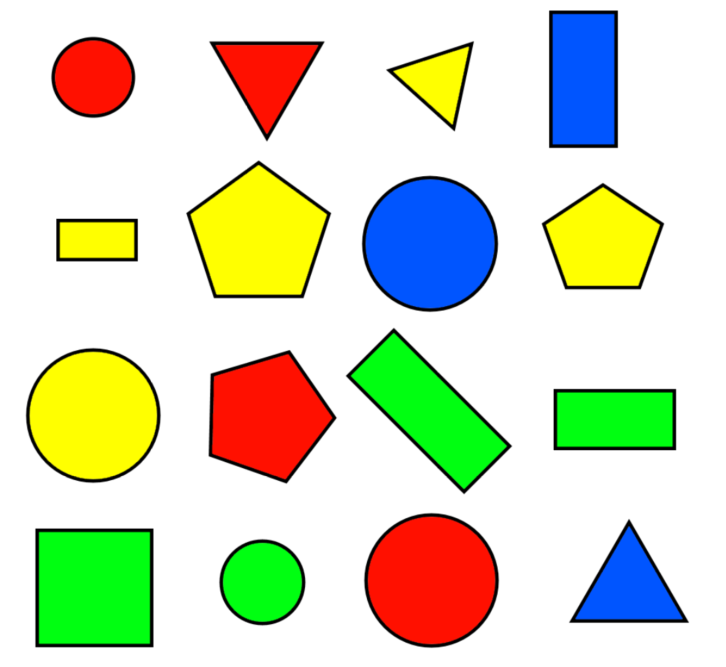
#> input picture Shape Detection/res/shapes.png, 726 x 667 px
$ python shapeDetection.py
#> lines starting #> are read from the running program, lines starting #| are printed output that depends on the picture; after the words box and inside, x2 and y2 are one past the last pixel; in counts of white or black regions, pixels touching at a corner belong together
#> further down, img is the input picture: shape (667, 726, 3); mean B, G, R 191.1, 219.6, 213.3
import cv2
import numpy as np

"""
Author: Satya Jhaveri
Purpose: detects and labels shapes on a white background
"""


def getContours(imgCanny, imgCpy) -> None:
    contours, hierarchy = cv2.findContours(imgCanny, mode=cv2.RETR_EXTERNAL, method=cv2.CHAIN_APPROX_NONE)

    for contour in contours:
        # Getting the area of the current contour:
        area = cv2.contourArea(contour)

        # Only labelling the shape if its area is large enough (this filters out smaller contours detected in error):
        if area > 100:
            cv2.drawContours(imgCpy, contour, -1, (0,0,0), 3)  # Draws the contour in black with thickness 3

            perimeter = cv2.arcLength(contour, closed=True)
            polyApprox = cv2.approxPolyDP(contour, 0.02*perimeter, True)
            cornerCount = len(polyApprox)

            # Drawing a bounding box for the shape:
            x, y, width, height = cv2.boundingRect(polyApprox)
            cv2.rectangle(imgCpy, (x, y), (x+width, y+height), (0, 0, 255), 2)

            # Labelling the shapes:
            if cornerCount < 3:
                objType = "unknown"
            elif cornerCount == 3:
                objType = "triangle"
            elif cornerCount == 4:
                objType = "rectangle"
            elif cornerCount == 5:
                objType = "pentagon"
            else:
                objType = "circle"
            cv2.putText(imgCpy, objType, (x+(width//2) - 20, y+(height//2)), cv2.QT_FONT_NORMAL, 0.75, (0, 0, 0), 1)


def createCanny(image):
    # Converting image to black and white:
    imgGray = cv2.cvtColor(image, cv2.COLOR_BGR2GRAY)
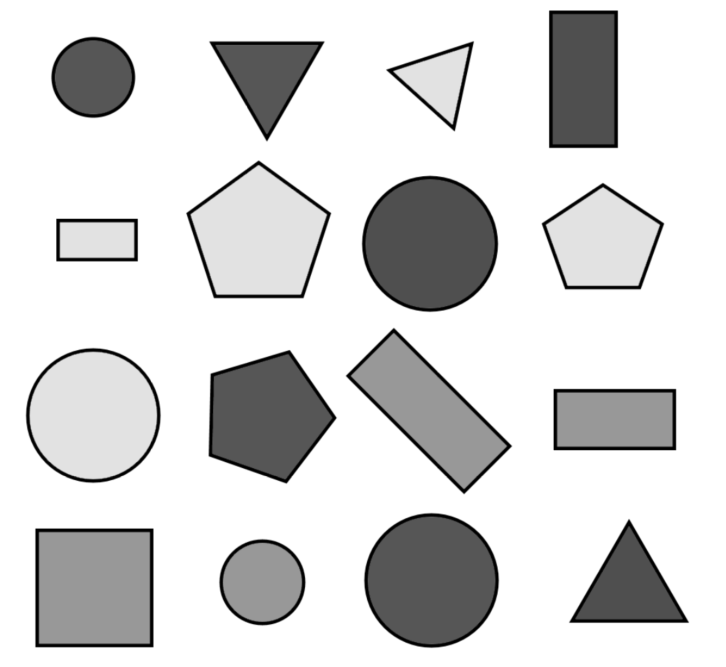
#> imgGray: shape (667, 726); min 0, max 255, mean 214.5

    # Blurring the image to increase the accuracy of the contour detection:
    imgBlur = cv2.GaussianBlur(imgGray, (7,7), 1)

    # Run canny image detection and return:
    return cv2.Canny(imgBlur, 50, 50)
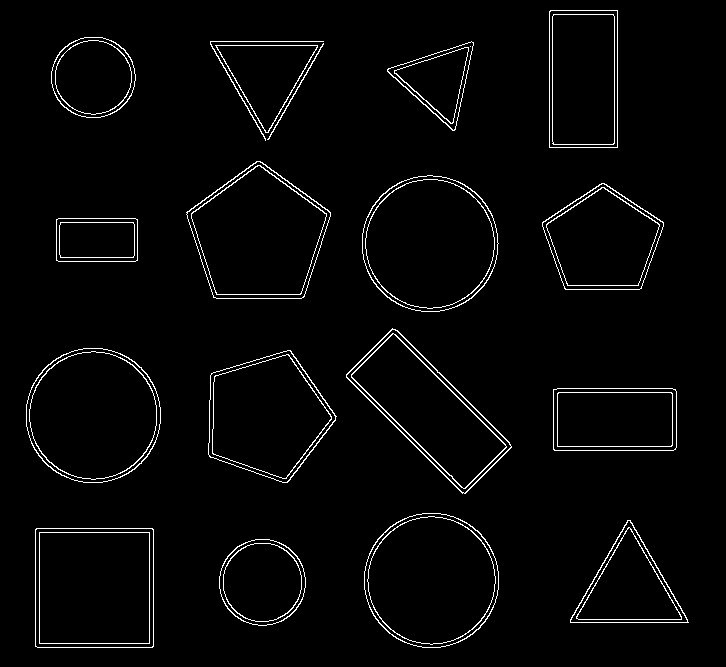
#> returned value: shape (667, 726); 2.7% white in thin lines or dots, all inside (x1, y1, x2, y2) = (26, 10, 689, 648)


if __name__ == "__main__":
    path = "res/shapes.png"

    img = cv2.imread(path)
    imgCpy = img.copy()
    imgCanny = createCanny(img)

    # Processing the image:
    getContours(imgCanny, imgCpy)
#> in getContours, `contours, hierarchy = cv2.findContours(imgCanny, mode=cv2.RETR_EXTERNA..`: contours = 18 contours; largest, box (x1, y1, x2, y2) and area: (362, 175, 499, 312) 14541, (26, 348, 161, 483) 14258, (364, 513, 499, 648) 14224, (35, 528, 154, 648) 14039, (186, 161, 331, 299) 13881
#> the loop in getContours, `for contour in contours:` made 18 passes
#> (area, perimeter, polyApprox, cornerCount, x, y, width, height) on passes 2, 3, 5, 8, 9, 13, 15: (14039, 471.7, [[36, 528], [35, 646], [152, 647], [153, 529]], 4, 35, 528, 119, 120), (6262.5, 372.6, [[627, 520], [570, 622], [688, 622]], 3, 570, 520, 119, 103), (7613, 366.5, [[553, 389], [554, 450], [676, 447], [675, 389]], 4, 553, 389, 124, 62), (11643.5, 471.6, [[392, 328], [346, 377], [465, 493], [511, 446]], 4, 346, 328, 166, 166), (3477, 245.7, [[56, 219], [56, 260], [137, 260], [137, 219]], 4, 56, 219, 82, 42), (4573.5, 320, [[215, 45], [265, 132], [317, 47]], 3, 215, 45, 103, 88), (3747.5, 287.3, [[471, 41], [387, 69], [452, 130]], 3, 387, 41, 85, 90)
#> (area, perimeter, cornerCount, x, y, width, height, objType) on passes 1, 4, 6, 7, 10, 11: (5833, 285.4, 8, 219, 539, 87, 87, 'circle'), (14224, 445.8, 8, 364, 513, 135, 135, 'circle'), (11782, 433.3, 5, 210, 350, 126, 133, 'pentagon'), (14258, 447, 8, 26, 348, 135, 135, 'circle'), (9076, 381.4, 5, 542, 183, 122, 107, 'pentagon'), (14541, 451.4, 8, 362, 176, 136, 136, 'circle')
#> after the loop in getContours, `for contour in contours:`:
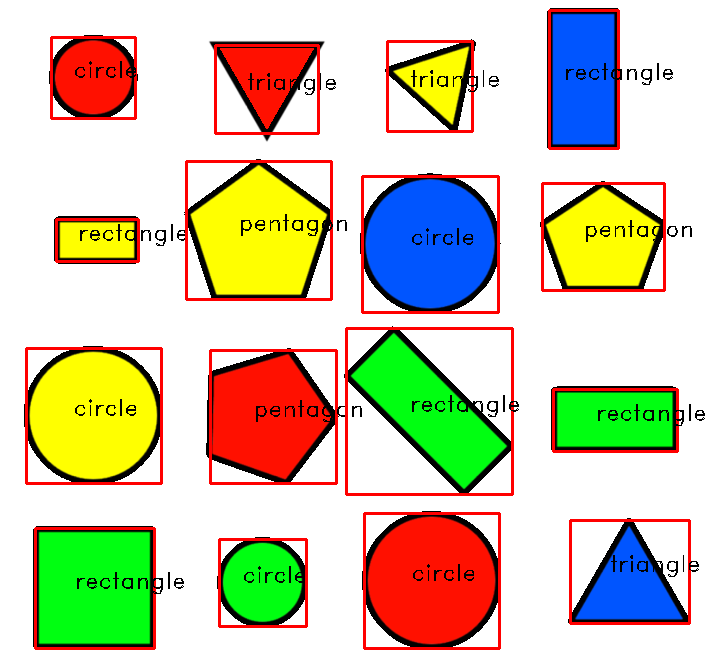
#> imgCpy: shape (667, 726, 3); 8.93% of pixels changed, all inside (x1, y1, x2, y2) = (24, 8, 705, 650)

    # Displaying the image:
    cv2.imshow("original", img)
    cv2.imshow("Canny Processed", imgCanny)
    cv2.imshow("Processed", imgCpy)
    cv2.waitKey(0)

    # Saving the output file:
    cv2.imwrite("res/output.png", imgCpy)
